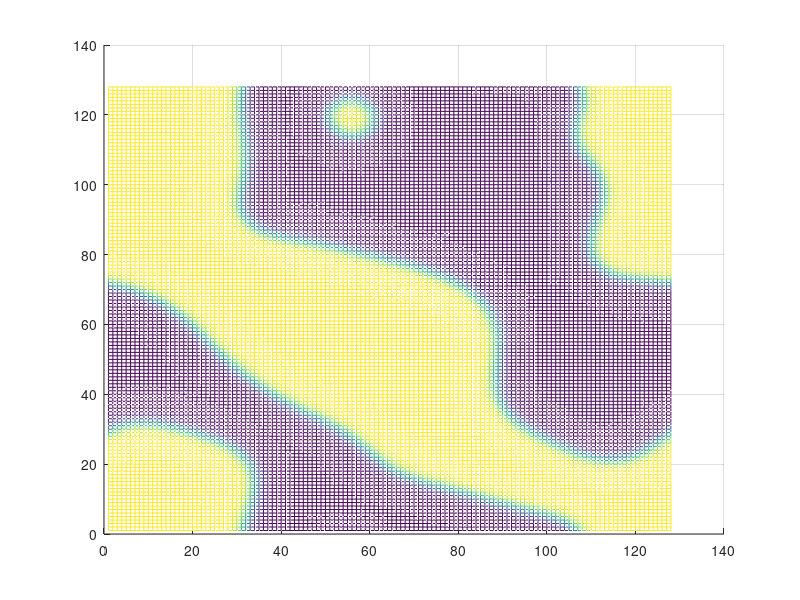

Recreate this plot in MATLAB.
clear all;
clc;
clf;
more off;
kappa = 1.0;
A = 1.0;
L = 1.0;
Nx = 128;
Ny = 128;
for i=1:Nx
for j=1:Ny
phi(i,j) = 0.5 + 0.1*(0.5-rand());
endfor
endfor
mesh(phi);
view(2);
pause(0);

dt = 0.5;
halfNx = Nx/2;
halfNy = Ny/2;
delkx = 2*pi/Nx;
delky = 2*pi/Ny;

for m=1:10
for n=1:10
g = 2.*A.*phi.*(1.-phi).*(1.-2.*phi);
ghat = fft2(g);
phihat = fft2(phi);
for i=1:Nx
if((i-1) <= halfNx) kx = (i-1)*delkx;
endif
if((i-1) > halfNx) kx = (i-1-Nx)*delkx;
endif
for j=1:Ny
if((j-1) <= halfNy) ky = (j-1)*delky;
endif
if((j-1) > halfNy) ky = (j-1-Nx)*delky;
endif
k2 = kx*kx + ky*ky;
phihat(i,j) = (phihat(i,j) - L*dt*ghat(i,j))/(1+2*kappa*L*dt*k2);
endfor
endfor
phi = real(ifft2(phihat));
endfor
mesh(phi);
view(2);
pause(0);
endfor
